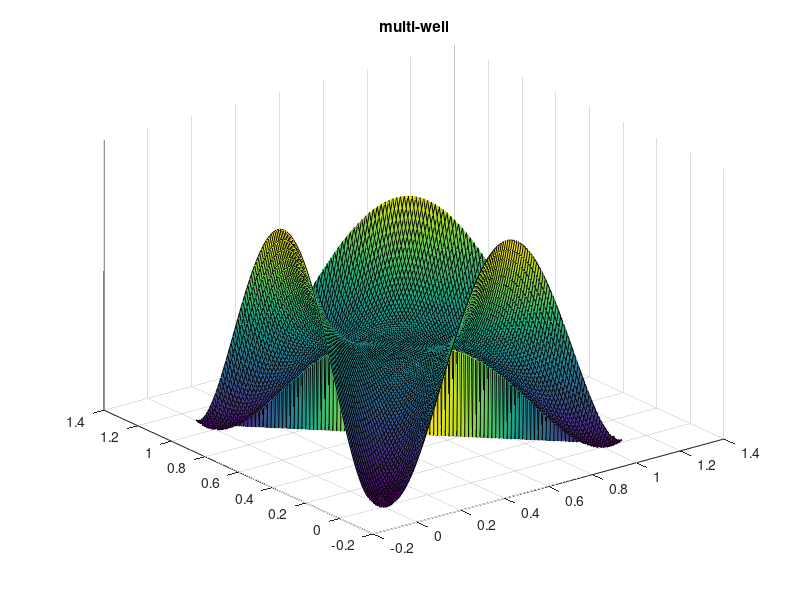
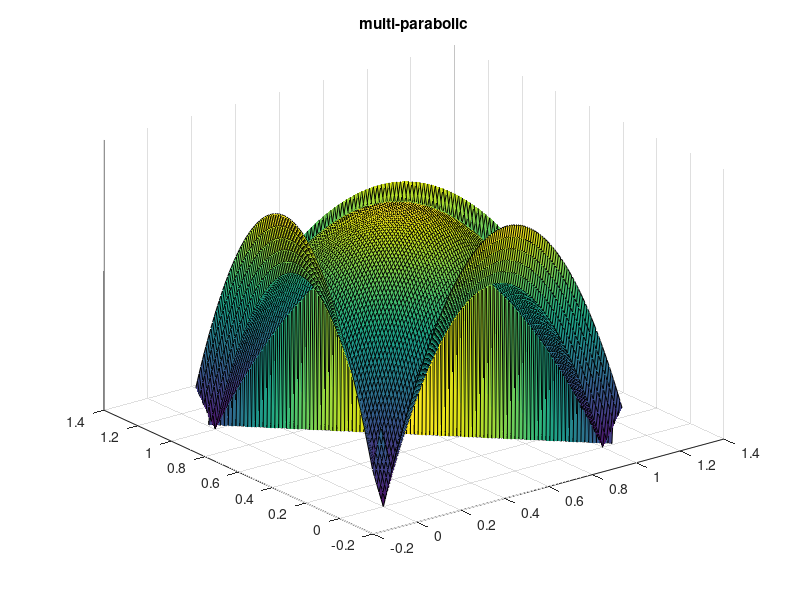
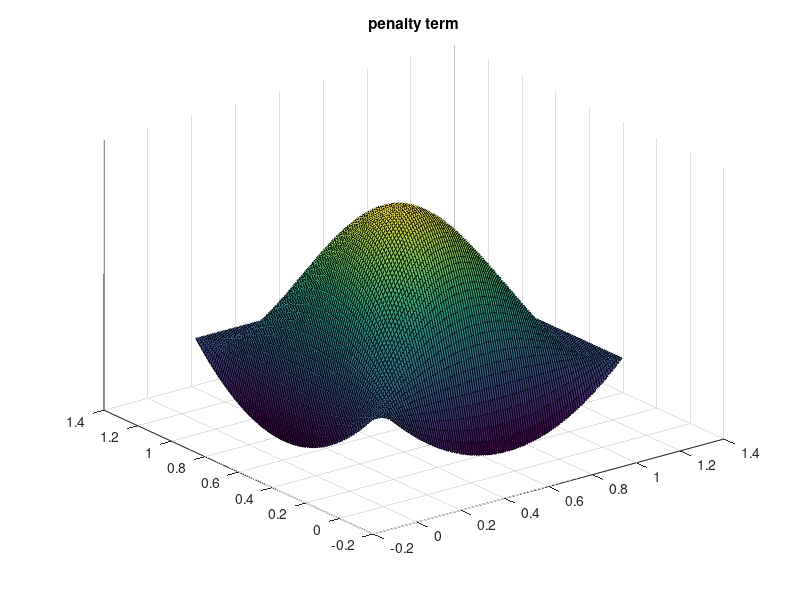

These charts were generated, in order, by the following MATLAB code:
clf;
u=4;
del=0.05;
x=[-del:0.01:1+del];
y=[-del:0.01:1+del];

f=zeros(length(x),length(y));

for i=1:length(x)
    for j=1:length(y)
        x1=x(i); y1=y(j); z1=1-x(i)-y(j);
        f(i,j)=x1^2*y1^2+x1^2*z1^2+y1^2*z1^2;
        f(i,j)=f(i,j)*u;
        if ( x(i)+y(j) )>(1+del)
            f(i,j)=0;
        end;
    end;
end;
figure(1); 
[xa,ya]=meshgrid(x,y);
surf(x,y,f);
set(gca,'ztick',[]);
title('multi-well');
set(gcf, 'color', 'w');

%--------------------------------------------------------------------------parabolic
u=1;
for i=1:length(x)
    for j=1:length(y)
        a=abs(x(i)); b=abs(y(j)); c=abs(1-x(i)-y(j));
        f(i,j)=a*b+a*c+b*c;
        f(i,j)=f(i,j)*u;
        if ( x(i)+y(j) )>(1+del)
            f(i,j)=0;
        end;
    end;
end;
figure(3);
[xa,ya]=meshgrid(x,y);
surf(x,y,f);
set(gca,'ztick',[]);
set(gcf, 'color', 'w');
title('multi-parabolic');

for i=1:length(x) % penalty of 3-phase coexistence
    for j=1:length(y)
        f(i,j)=10*u*x(i)*y(j)*(1-x(i)-y(j));
        if ( x(i)+y(j) )>1
            f(i,j)=0;  % 0.12
        end;
    end;
end;

figure(4);
surf(x,y,f);
set(gca,'ztick',[]);
set(gcf, 'color', 'w');
title('penalty term');